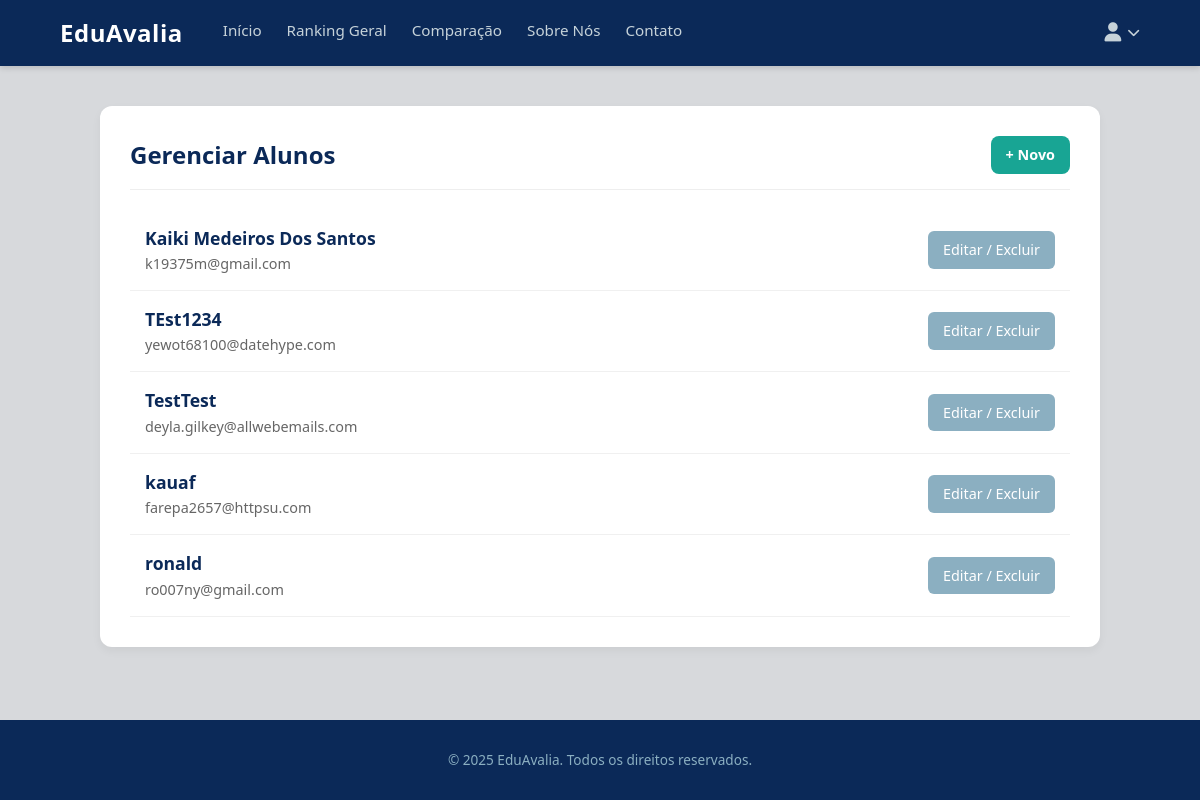
Before: /alunos/selecionar/ (signed in) with the older database file.
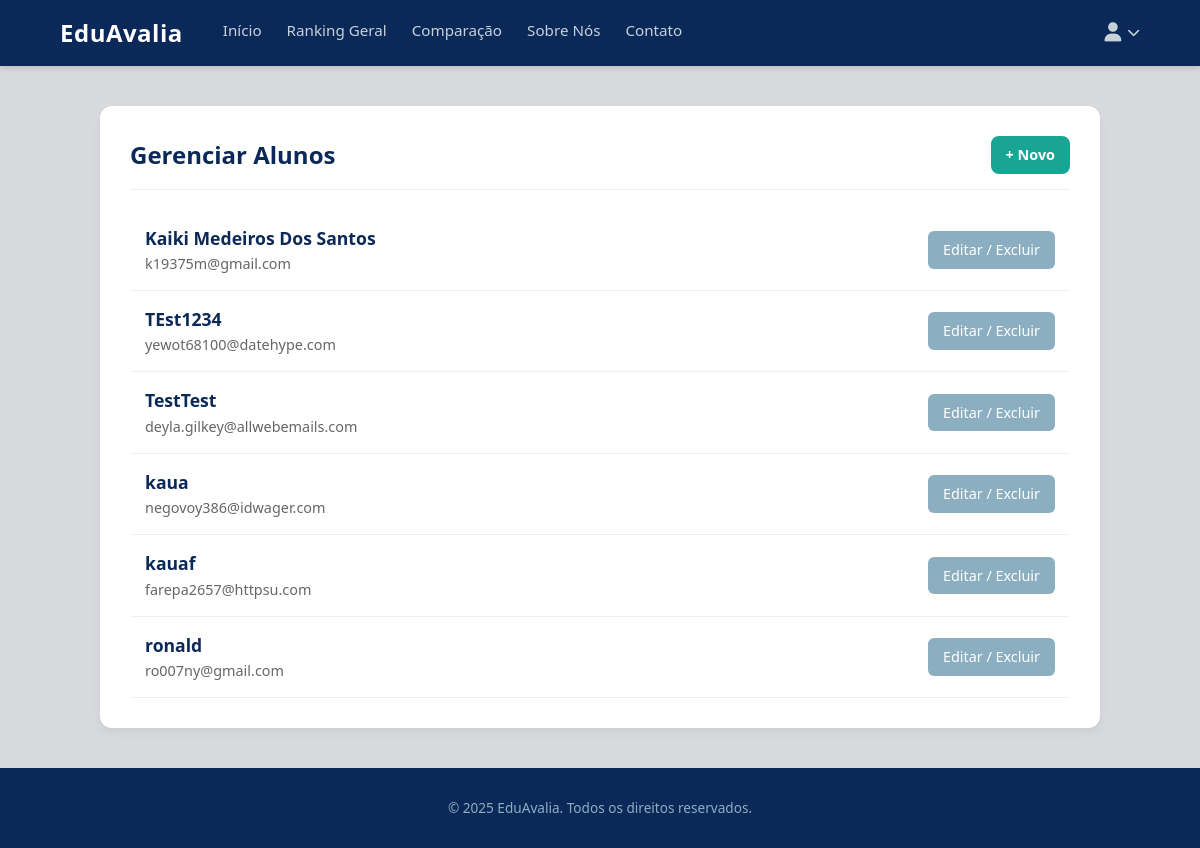
After: the same page with the newer database file.
### avaliacoes/models.py (models this page shows, shortened)
class Aluno(models.Model):
    user = models.OneToOneField(CustomUser, on_delete=models.CASCADE, limit_choices_to={'user_type': 'aluno'})

class CustomUser(AbstractUser):
    USER_TYPE_CHOICES = (
        ('aluno', 'Aluno'),
        ('professor', 'Professor'),
        ('admin', 'Administrador'),
    )
    user_type = models.CharField(max_length=20, choices=USER_TYPE_CHOICES, default='aluno')
    cpf = models.CharField(max_length=11, unique=True)
    data_nascimento = models.DateField(null=True, blank=True)

### avaliacoes/views.py (the view)
# urls.py: path('alunos/selecionar/', views.selecionar_aluno_para_editar, name='selecionar_aluno_para_editar'),
@staff_member_required
def selecionar_aluno_para_editar(request):
    alunos = Aluno.objects.all().select_related('user').order_by('user__first_name')
    return render(request, 'avaliacoes/selecionar_aluno_para_editar.html', {
        'alunos': alunos
    })

### avaliacoes/templates/avaliacoes/selecionar_aluno_para_editar.html (shortened to what this page needs)
{% extends 'base.html' %}
{% block content %}
<div class="selection-container">
    <div class="selection-header">
        <h2>Gerenciar Alunos</h2>
        <a href="{% url 'adicionar_usuario' %}" class="btn" style="padding: 8px 15px; font-size: 0.9rem;">+ Novo</a>
    </div>
    <ul class="aluno-list">
        {% for aluno in alunos %}
        <li class="aluno-item">
            <div class="info">
                <strong>{{ aluno.user.get_full_name|default:aluno.user.username }}</strong>
                <span>{{ aluno.user.email }}</span>
            </div>
            <a href="{% url 'editar_aluno' aluno.id %}" class="btn-edit">Editar / Excluir</a>
        </li>
        {% empty %}
        <li style="padding: 20px; text-align: center; color: #999;">Nenhum aluno cadastrado.</li>
        {% endfor %}
    </ul>
</div>
{% endblock %}

Changed rows visible on the page:
added Aluno: user.get_full_name "kaua", user.email "negovoy386@idwager.com"
